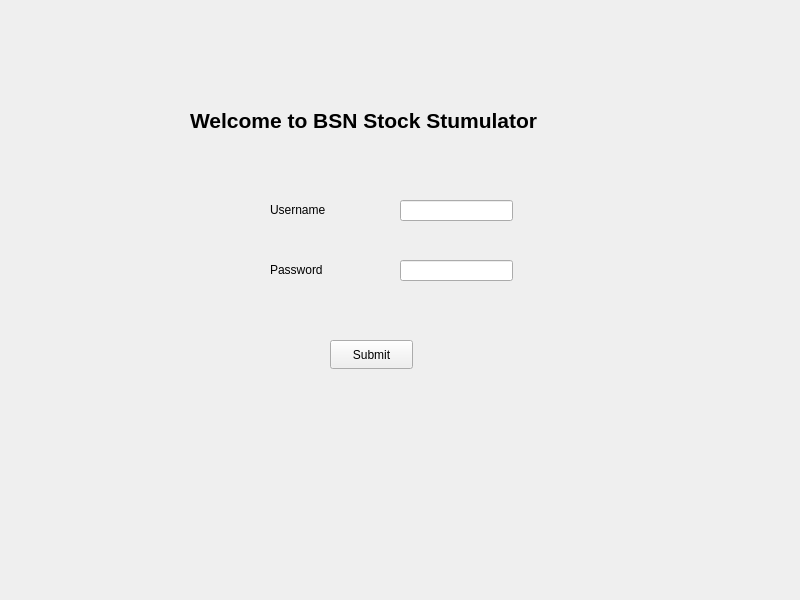
<?xml version="1.0" encoding="UTF-8"?>
<ui version="4.0">
 <class>LogInWindow</class>
 <widget class="QDialog" name="LogInWindow">
  <property name="geometry">
   <rect>
    <x>0</x>
    <y>0</y>
    <width>800</width>
    <height>600</height>
   </rect>
  </property>
  <property name="windowTitle">
   <string>Dialog</string>
  </property>
  <widget class="QLabel" name="title">
   <property name="geometry">
    <rect>
     <x>190</x>
     <y>90</y>
     <width>451</width>
     <height>61</height>
    </rect>
   </property>
   <property name="text">
    <string>&lt;html&gt;&lt;head/&gt;&lt;body&gt;&lt;p&gt;&lt;span style=&quot; font-size:16pt; font-weight:700;&quot;&gt;Welcome to BSN Stock Stumulator&lt;/span&gt;&lt;/p&gt;&lt;/body&gt;&lt;/html&gt;</string>
   </property>
  </widget>
  <widget class="QLabel" name="username">
   <property name="geometry">
    <rect>
     <x>270</x>
     <y>200</y>
     <width>71</width>
     <height>20</height>
    </rect>
   </property>
   <property name="cursor">
    <cursorShape>IBeamCursor</cursorShape>
   </property>
   <property name="text">
    <string>Username</string>
   </property>
  </widget>
  <widget class="QLineEdit" name="usernameInput">
   <property name="geometry">
    <rect>
     <x>400</x>
     <y>200</y>
     <width>113</width>
     <height>21</height>
    </rect>
   </property>
  </widget>
  <widget class="QLabel" name="password">
   <property name="geometry">
    <rect>
     <x>270</x>
     <y>260</y>
     <width>61</width>
     <height>20</height>
    </rect>
   </property>
   <property name="text">
    <string>Password</string>
   </property>
  </widget>
  <widget class="QLineEdit" name="passwordInput">
   <property name="geometry">
    <rect>
     <x>400</x>
     <y>260</y>
     <width>113</width>
     <height>21</height>
    </rect>
   </property>
  </widget>
  <widget class="QPushButton" name="pushButton">
   <property name="geometry">
    <rect>
     <x>330</x>
     <y>340</y>
     <width>83</width>
     <height>29</height>
    </rect>
   </property>
   <property name="text">
    <string>Submit</string>
   </property>
   <property name="autoDefault">
    <bool>false</bool>
   </property>
  </widget>
 </widget>
 <resources/>
 <connections/>
</ui>
